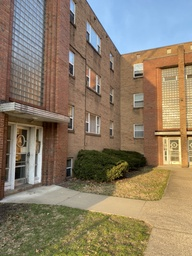
#> input picture HW2_Augmented Reality with Planar Homographies/ec/left.jpg, 192 x 256 px, shrunk from 1108 x 1478 before the run
$ python panorama.py
#> lines starting #> are read from the running program, lines starting #| are printed output that depends on the picture
### HW2_Augmented Reality with Planar Homographies/python/helper.py
import numpy as np
import cv2
from matplotlib import pyplot as plt
import skimage.feature

PATCHWIDTH = 9


def convert2Gray(img):
    # Convert image to grayscale
    if len(img.shape) == 3:
        img_gray = skimage.color.rgb2gray(img)
    else:
        img_gray = img.astype(np.float64) / 255.0

    return img_gray


# [16 lines left out: functions briefMatch, plotMatches, not called in this run]


def makeTestPattern(patchWidth, nbits):
    np.random.seed(0)
    compareX = patchWidth*patchWidth * np.random.random((nbits, 1))
    compareX = np.floor(compareX).astype(int)
    np.random.seed(1)
    compareY = patchWidth*patchWidth * np.random.random((nbits, 1))
    compareY = np.floor(compareY).astype(int)

    return (compareX, compareY)


def computePixel(img, idx1, idx2, width, center):
    halfWidth = width // 2
    col1 = idx1 % width - halfWidth
    row1 = idx1 // width - halfWidth
    col2 = idx2 % width - halfWidth
    row2 = idx2 // width - halfWidth
    return 1 if img[int(center[0]+row1)][int(center[1]+col1)] < img[int(center[0]+row2)][int(center[1]+col2)] else 0


def computeBrief(img, locs):
    patchWidth = 9
    nbits = 256
    compareX, compareY = makeTestPattern(patchWidth, nbits)
    m, n = img.shape

    halfWidth = patchWidth//2

    locs = np.array(list(filter(lambda x: halfWidth <=
                                x[0] < m-halfWidth and halfWidth <= x[1] < n-halfWidth, locs)))
    desc = np.array([list(map(lambda x: computePixel(
        img, x[0], x[1], patchWidth, c), zip(compareX, compareY))) for c in locs])

    return desc, locs


def detectCorners(img, sigma):
    # fast method
    result_img = skimage.feature.corner_fast(
        img, n=PATCHWIDTH, threshold=sigma)
    locs = skimage.feature.corner_peaks(result_img, min_distance=1)
    return locs

### HW2_Augmented Reality with Planar Homographies/python/ar_helper.py
from helper import briefMatch, computeBrief, detectCorners, convert2Gray, plotMatches
from planarH import computeH_ransac

import numpy as np
import cv2
import matplotlib.pyplot as plt
import scipy


def matchPics(img1, img2, opts):
    # img1, img2 : Images to match
    # opts: input opts
    ratio = opts.ratio  # 'ratio for BRIEF feature descriptor'
    sigma = opts.sigma  # 'threshold for corner detection using FAST feature detector'

    # Convert Images to GrayScale
    img1 = convert2Gray(img1)
    img2 = convert2Gray(img2)

    # Detect Features in Both Images
    locs1 = detectCorners(img1, sigma)
    locs2 = detectCorners(img2, sigma)

    # Obtain descriptors for the computed feature locations
    desc1, locs1 = computeBrief(img1, locs1)
    desc2, locs2 = computeBrief(img2, locs2)

    # Match features using the descriptors
    matches = briefMatch(desc1, desc2, ratio)

    return matches, locs1, locs2


# Q2.1.5
# [63 lines left out: functions briefRotTest, composeWarpedImg, not called in this run]

### HW2_Augmented Reality with Planar Homographies/python/opts.py
'''
Hyperparameters wrapped in argparse
This file contains most of tuanable parameters for this homework


You can change the values by changing their default fields or by command-line
arguments. For example, "python main.py --sigma 0.15 --ratio 0.7"
'''

import argparse


def get_opts():
    parser = argparse.ArgumentParser(description='16-720 HW2: Homography')

    # Feature detection (requires tuning)
    parser.add_argument('--sigma', type=float, default=0.15,
                        help='threshold for corner detection using FAST feature detector')
    parser.add_argument('--ratio', type=float, default=0.7,
                        help='ratio for BRIEF feature descriptor')

    # Ransac (requires tuning)
    parser.add_argument('--max_iters', type=int, default=500,
                        help='the number of iterations to run RANSAC for')
    parser.add_argument('--inlier_tol', type=float, default=2.0,
                        help='the tolerance value for considering a point to be an inlier')

    # Additional options (add your own hyperparameters here)

    opts = parser.parse_args()

    return opts

### HW2_Augmented Reality with Planar Homographies/ec/panorama.py
# Import necessary packages and functions
import sys
helper_function_path = '../python'
sys.path.insert(1, helper_function_path)

import numpy as np
import cv2

from ar_helper import matchPics
from planarH import computeH_ransac

from opts import get_opts
opts = get_opts()

# Write script for Q4.1x
def panorama(img1, img2, opts):
    # Match the left and right images
    matches, locs1, locs2 = matchPics(img1, img2, opts)

    # Get the coordinates of the matching pairs
    # Extract the matching points
    locs1 = locs1[matches[:, 0]]
    locs2 = locs2[matches[:, 1]]
    # Flip x and y coordinates
    locs1[:, [0, 1]] = locs1[:, [1, 0]]
    locs2[:, [0, 1]] = locs2[:, [1, 0]]

    # Compute Homography Matrix using RANSAC
    H2to1, inliers = computeH_ransac(locs1, locs2, opts)

    # Warp image2 to image1
    # Know the size of the input images
    h1, w1 = img1.shape[:2]
    h2, w2 = img2.shape[:2]
    # Compute the size of image2 after transfromation
    size_img2 = np.array([[0, 0], [w2, 0], [w2, h2], [0, h2]], dtype = np.float32).reshape(-1, 1, 2)
    trans_size_img2 = cv2.perspectiveTransform(size_img2, H2to1)
    # Set up the warping size (compute the boundary using trans_size_img2)
    warp_w = int(min(trans_size_img2[1][0][0], trans_size_img2[2][0][0]))
    warp_h = int(min(trans_size_img2[2][0][1], trans_size_img2[3][0][1])) - int(max(trans_size_img2[0][0][1], trans_size_img2[1][0][1]))
    # Warp image2
    warp_img2 = cv2.warpPerspective(img2, H2to1, dsize = (warp_w, warp_h))
    # Check warp image2
    # cv2.imshow('warp_img2', warp_img2)
    # cv2.waitKey(0)

    # Composite image1 with warp image2
    composite = warp_img2
    composite[:warp_h, :w1, :] = img1[:warp_h, :, :]

    return composite


# Main function
left = cv2.imread('left.jpg')
#> left is the input picture: shape (256, 192, 3); mean B, G, R 104.6, 125.9, 140.3
right = cv2.imread('right.jpg')
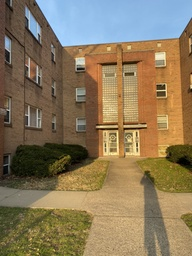
#> input picture HW2_Augmented Reality with Planar Homographies/ec/right.jpg, 192 x 256 px, shrunk from 1108 x 1478 before the run
#> right is the input picture: shape (256, 192, 3); mean B, G, R 91.5, 120.3, 137.4
composite = panorama(left, right, opts)
#> in convert2Gray, `img_gray = skimage.color.rgb2gray(img)`:
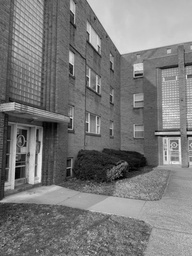
#> img_gray: shape (256, 192) float64; min 0.0017, max 0.947, mean 0.48
#> in convert2Gray (call 2), `img_gray = skimage.color.rgb2gray(img)`:
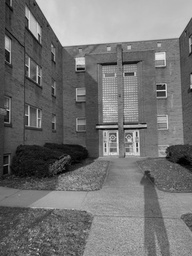
#> img_gray: shape (256, 192) float64; min 0, max 0.903, mean 0.453
#> in detectCorners, `result_img = skimage.feature.corner_fast( img, n=PATCHWIDTH, threshold..`:
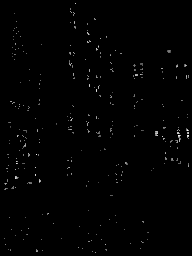
#> result_img: shape (256, 192) float64; min 0, max 7.89, mean 0.0535; drawn with min black and max white
#> in detectCorners, `locs = skimage.feature.corner_peaks(result_img, min_distance=1)`: locs = 300 pairs, first value 3 to 252, second value 4 to 188
#> in matchPics, `locs1 = detectCorners(img1, sigma)`: locs1 has the same summary as locs in detectCorners
#> call 2 of detectCorners, with sigma = 0.15
#> in detectCorners (call 2), `result_img = skimage.feature.corner_fast( img, n=PATCHWIDTH, threshold..`:
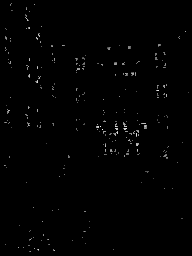
#> result_img: shape (256, 192) float64; min 0, max 7.94, mean 0.0543; drawn with min black and max white
#> in detectCorners (call 2), `locs = skimage.feature.corner_peaks(result_img, min_distance=1)`: locs = 249 pairs, first value 4 to 251, second value 4 to 188
#> in matchPics, `locs2 = detectCorners(img2, sigma)`: locs2 has the same summary as locs in detectCorners
#> in computeBrief, `locs = np.array(list(filter(lambda x: halfWidth <= x[0] < m-halfWidth ..`: locs = 293 pairs, first value 9 to 251, second value 4 to 187
#> in matchPics, `desc1, locs1 = computeBrief(img1, locs1)`: locs1 has the same summary as locs in computeBrief
#> (the run stopped early here; a loop or call above may not have finished)
